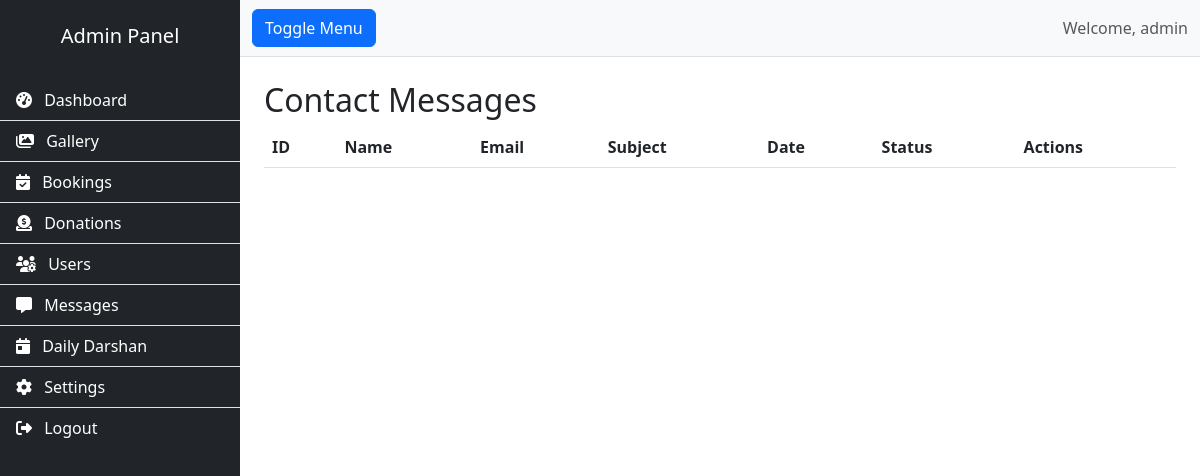
The page /admin/contacts (signed in) on the database as committed earlier.
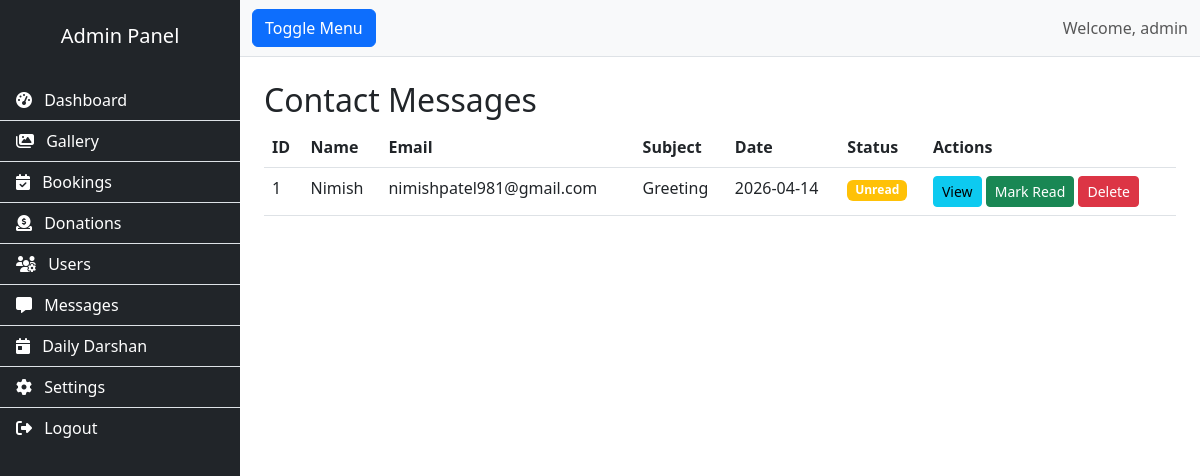
The same page on the database as committed later.
### app.py (models this page shows)
class ContactMessage(db.Model):
    id = db.Column(db.Integer, primary_key=True)
    name = db.Column(db.String(100), nullable=False)
    email = db.Column(db.String(120), nullable=False)
    phone = db.Column(db.String(20))
    subject = db.Column(db.String(200))
    message = db.Column(db.Text, nullable=False)
    is_read = db.Column(db.Boolean, default=False)
    created_at = db.Column(db.DateTime, default=lambda: datetime.now(timezone.utc))

### app.py (the view)
@app.route('/admin/contacts')
@login_required
@admin_required
def admin_contacts():
    messages = ContactMessage.query.order_by(ContactMessage.created_at.desc()).all()
    return render_template('admin/contacts.html', messages=messages)

### app.py (called while the page is built)
@login_manager.user_loader
def load_user(user_id):
    return User.query.get(int(user_id))

def admin_required(f):
    @wraps(f)
    def decorated_function(*args, **kwargs):
        if not current_user.is_authenticated or not current_user.is_admin:
            flash('You do not have permission to access this page.', 'danger')
            return redirect(url_for('admin_login'))
        return f(*args, **kwargs)
    return decorated_function

@app.context_processor
def inject_globals():
    try:
        settings = SiteSettings.get_settings()
    except:
        settings = None
    return {
        'settings': settings,
        'get_today_darshan': DailyDarshan.get_today_darshan,
        'now': lambda: datetime.now(timezone.utc)
    }

    @property
    def is_admin(self):
        return self.role == 'admin'

    @staticmethod
    def get_settings():
        settings = SiteSettings.query.first()
        if not settings:
            settings = SiteSettings()
            db.session.add(settings)
            db.session.commit()
        return settings

### templates/admin/contacts.html (shortened to what this page needs)
{% extends "admin/layout.html" %}
{% block content %}
<h2 class="mt-4">Contact Messages</h2>
<table class="table">
    <thead><tr><th>ID</th><th>Name</th><th>Email</th><th>Subject</th><th>Date</th><th>Status</th><th>Actions</th></tr></thead>
    <tbody>
        {% for m in messages %}
        <tr>
            <td>{{ m.id }}</td><td>{{ m.name }}</td><td>{{ m.email }}</td><td>{{ m.subject }}</td>
            <td>{{ m.created_at.strftime('%Y-%m-%d') }}</td>
            <td>{% if m.is_read %}<span class="badge bg-success">Read</span>{% else %}<span class="badge bg-warning">Unread</span>{% endif %}</td>
            <td>
                <button class="btn btn-sm btn-info" data-bs-toggle="modal" data-bs-target="#msgModal{{ m.id }}">View</button>
                <a href="{{ url_for('admin_contact_mark_read', id=m.id) }}" class="btn btn-sm btn-success">Mark Read</a>
                <a href="{{ url_for('admin_contact_delete', id=m.id) }}" class="btn btn-sm btn-danger">Delete</a>
            </td>
        </tr>
        {% endfor %}
    </tbody>
</table>
{% endblock %}

Rows that differ between the two databases and show on the page:
added ContactMessage: id "1", name "Nimish", email "nimishpatel981@gmail.com", subject "Greeting", created_at "2026-04-14", is_read "Unread"
